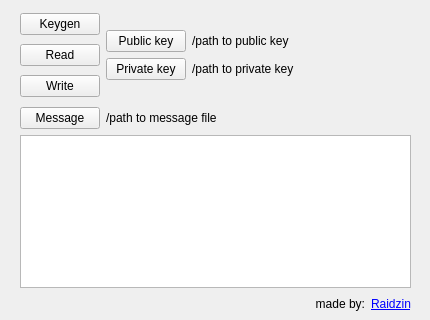
<?xml version="1.0" encoding="UTF-8"?>
<ui version="4.0">
 <class>MainWindow</class>
 <widget class="QMainWindow" name="MainWindow">
  <property name="geometry">
   <rect>
    <x>0</x>
    <y>0</y>
    <width>430</width>
    <height>320</height>
   </rect>
  </property>
  <property name="sizePolicy">
   <sizepolicy hsizetype="Fixed" vsizetype="Fixed">
    <horstretch>0</horstretch>
    <verstretch>0</verstretch>
   </sizepolicy>
  </property>
  <property name="minimumSize">
   <size>
    <width>430</width>
    <height>320</height>
   </size>
  </property>
  <property name="maximumSize">
   <size>
    <width>430</width>
    <height>320</height>
   </size>
  </property>
  <property name="windowTitle">
   <string>Сrypter</string>
  </property>
  <widget class="QWidget" name="centralwidget">
   <widget class="QWidget" name="layoutWidget">
    <property name="geometry">
     <rect>
      <x>20</x>
      <y>10</y>
      <width>391</width>
      <height>304</height>
     </rect>
    </property>
    <layout class="QVBoxLayout" name="globalL">
     <item>
      <layout class="QVBoxLayout" name="nvtext">
       <item>
        <layout class="QVBoxLayout" name="navigationL">
         <item>
          <layout class="QHBoxLayout" name="buttonsL">
           <item>
            <layout class="QVBoxLayout" name="config_buttons">
             <item>
              <widget class="QPushButton" name="keygen">
               <property name="text">
                <string>Keygen</string>
               </property>
              </widget>
             </item>
             <item>
              <widget class="QPushButton" name="read">
               <property name="text">
                <string>Read</string>
               </property>
              </widget>
             </item>
             <item>
              <widget class="QPushButton" name="write">
               <property name="text">
                <string>Write</string>
               </property>
              </widget>
             </item>
            </layout>
           </item>
           <item>
            <layout class="QVBoxLayout" name="keys">
             <item>
              <spacer name="verticalSpacer">
               <property name="orientation">
                <enum>Qt::Vertical</enum>
               </property>
               <property name="sizeHint" stdset="0">
                <size>
                 <width>20</width>
                 <height>40</height>
                </size>
               </property>
              </spacer>
             </item>
             <item>
              <layout class="QHBoxLayout" name="public_keyL">
               <item>
                <widget class="QPushButton" name="choose_public">
                 <property name="text">
                  <string>Public key</string>
                 </property>
                </widget>
               </item>
               <item>
                <widget class="QLabel" name="pub_path">
                 <property name="text">
                  <string>/path to public key</string>
                 </property>
                </widget>
               </item>
               <item>
                <spacer name="horizontalSpacer">
                 <property name="orientation">
                  <enum>Qt::Horizontal</enum>
                 </property>
                 <property name="sizeHint" stdset="0">
                  <size>
                   <width>40</width>
                   <height>20</height>
                  </size>
                 </property>
                </spacer>
               </item>
              </layout>
             </item>
             <item>
              <layout class="QHBoxLayout" name="private_keyL">
               <item>
                <widget class="QPushButton" name="choose_private">
                 <property name="text">
                  <string>Private key</string>
                 </property>
                </widget>
               </item>
               <item>
                <widget class="QLabel" name="priv_path">
                 <property name="text">
                  <string>/path to private key</string>
                 </property>
                </widget>
               </item>
               <item>
                <spacer name="horizontalSpacer_2">
                 <property name="orientation">
                  <enum>Qt::Horizontal</enum>
                 </property>
                 <property name="sizeHint" stdset="0">
                  <size>
                   <width>40</width>
                   <height>20</height>
                  </size>
                 </property>
                </spacer>
               </item>
              </layout>
             </item>
             <item>
              <spacer name="verticalSpacer_2">
               <property name="orientation">
                <enum>Qt::Vertical</enum>
               </property>
               <property name="sizeHint" stdset="0">
                <size>
                 <width>20</width>
                 <height>40</height>
                </size>
               </property>
              </spacer>
             </item>
            </layout>
           </item>
          </layout>
         </item>
         <item>
          <layout class="QHBoxLayout" name="messageL">
           <item>
            <widget class="QPushButton" name="message">
             <property name="text">
              <string>Message</string>
             </property>
            </widget>
           </item>
           <item>
            <widget class="QLabel" name="message_label">
             <property name="text">
              <string>/path to message file</string>
             </property>
            </widget>
           </item>
           <item>
            <spacer name="horizontalSpacer_3">
             <property name="orientation">
              <enum>Qt::Horizontal</enum>
             </property>
             <property name="sizeHint" stdset="0">
              <size>
               <width>40</width>
               <height>20</height>
              </size>
             </property>
            </spacer>
           </item>
          </layout>
         </item>
        </layout>
       </item>
       <item>
        <widget class="QTextEdit" name="text"/>
       </item>
      </layout>
     </item>
     <item>
      <layout class="QHBoxLayout" name="linkL">
       <item>
        <widget class="QLabel" name="user_message">
         <property name="text">
          <string/>
         </property>
        </widget>
       </item>
       <item>
        <spacer name="horizontalSpacer_4">
         <property name="orientation">
          <enum>Qt::Horizontal</enum>
         </property>
         <property name="sizeHint" stdset="0">
          <size>
           <width>40</width>
           <height>20</height>
          </size>
         </property>
        </spacer>
       </item>
       <item>
        <widget class="QLabel" name="made_by">
         <property name="enabled">
          <bool>true</bool>
         </property>
         <property name="text">
          <string>made by:</string>
         </property>
         <property name="alignment">
          <set>Qt::AlignRight|Qt::AlignTrailing|Qt::AlignVCenter</set>
         </property>
        </widget>
       </item>
       <item>
        <widget class="QLabel" name="author_url">
         <property name="mouseTracking">
          <bool>true</bool>
         </property>
         <property name="text">
          <string>&lt;a href=&quot;https://github.com/Raidzin&quot;&gt;Raidzin&lt;/a&gt;</string>
         </property>
         <property name="textFormat">
          <enum>Qt::RichText</enum>
         </property>
         <property name="alignment">
          <set>Qt::AlignLeading|Qt::AlignLeft|Qt::AlignVCenter</set>
         </property>
         <property name="openExternalLinks">
          <bool>true</bool>
         </property>
         <property name="textInteractionFlags">
          <set>Qt::TextBrowserInteraction</set>
         </property>
        </widget>
       </item>
      </layout>
     </item>
    </layout>
   </widget>
  </widget>
 </widget>
 <resources/>
 <connections/>
</ui>
